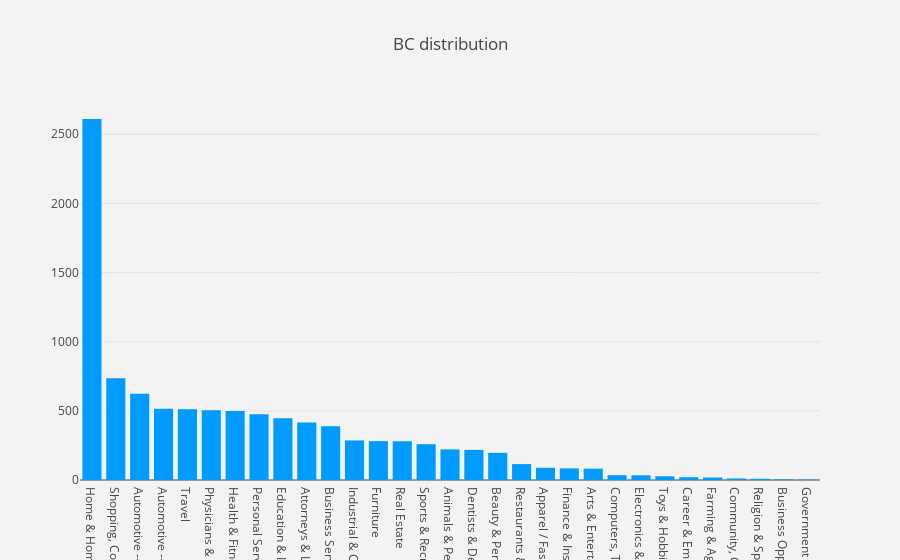

Source (notebook cell):
### Code cell
#Similarly for BC
bc = pd.value_counts(adv_churn['BC']).to_frame().reset_index()

data = [
    go.Bar(
        x=bc['index'], # assign x as the dataframe column 'x'
        y=bc['BC'],
        marker =dict(color ='rgb(0,155,255)') ,
    )
]

layout = go.Layout(dict(title = "BC distribution",
                        plot_bgcolor  = "rgb(243,243,243)",
                        paper_bgcolor = "rgb(243,243,243)",
                       )
                  )

fig = go.Figure(data=data, layout=layout)
py.iplot(fig)

### Figure 1 — Plotly figure (JSON) as saved in the notebook; plotly's stock layout.template omitted (floating-point values rounded to 4 significant figures)
{"data": [{"marker": {"color": "rgb(0,155,255)"}, "type": "bar", "uid": "8820b362-54ec-40bb-bb02-2c73aca9d67a", "x": ["Home & Home Improvement", "Shopping, Collectibles & Gifts (General)", "Automotive -- Repair, Service & Parts", "Automotive -- For Sale", "Travel", "Physicians & Surgeons", "Health & Fitness", "Personal Services (Weddings, Cleaners, etc.)", "Education & Instruction", "Attorneys & Legal Services", "Business Services", "Industrial & Commercial", "Furniture", "Real Estate", "Sports & Recreation", "Animals & Pets", "Dentists & Dental Services", "Beauty & Personal Care", "Restaurants & Food", "Apparel / Fashion & Jewelry", "Finance & Insurance", "Arts & Entertainment", "Computers, Telephony & Internet", "Electronics & Photo", "Toys & Hobbies", "Career & Employment", "Farming & Agriculture", "Community, Garage Sales & Organizations", "Religion & Spirituality", "Business Opportunities", "Government & Politics"], "y": [2610, 736, 624, 516, 512, 505, 499, 475, 447, 415, 389, 286, 281, 280, 259, 221, 218, 196, 115, 88, 84, 82, 35, 34, 27, 20, 18, 11, 9, 5, 3]}], "layout": {"paper_bgcolor": "rgb(243,243,243)", "plot_bgcolor": "rgb(243,243,243)", "title": "BC distribution"}}
